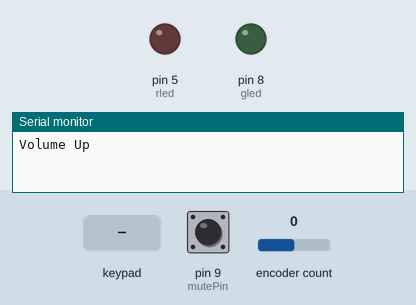
Bench run of a sketch on a simulated SparkFun Pro Micro, built with avr-gcc and run on an emulated ATmega32U4. Parts: output pins drawn as LEDs (lit = HIGH), the last lines printed to the serial monitor. The inputs (shaded band) are chosen by the test bench; at power-on: pin 9 (mutePin) HIGH, encoder count 0.

Above: at 1.2 s.
1.3 s: key 'o' pressed
At 1.42 s:
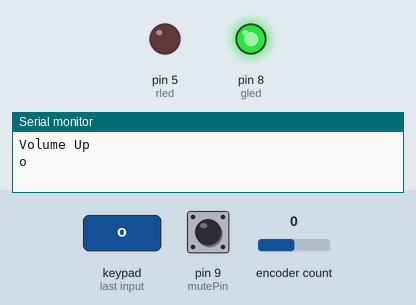
3.0 s: pin 9 (mutePin) pulled LOW for 0.15 s
At 3.14 s:
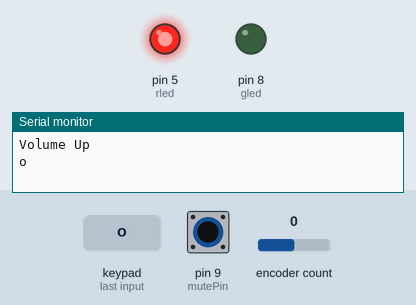
Timing chart, 0 to 6.0 s (numbered marks = the images above; inputs shaded):
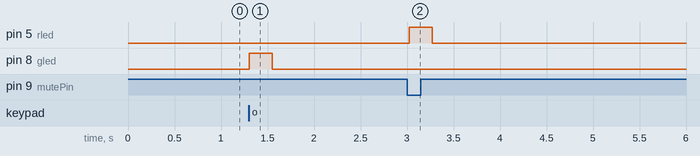

The sketch:

incomplete_v0.2.ino
```cpp
#include <HID-Project.h>
#include <Key.h>
#include <Keypad.h>
#include <Bounce2.h>
#include <Encoder.h>        //http://www.pjrc.com/teensy/td_libs_Encoder.html


/**
 *
 *
This is a compliation of code from:
FrankLumien's Micro USB Media controller (Arduino Pro Micro): https://www.thingiverse.com/thing:2967216
Alexander Brevig custom Keypad Example: https://codebender.cc/example/Keypad/CustomKeypad#CustomKeypad.ino
Media Controller by Haid

Set Board to: Arduinio Leonardo

               Pro Micro Pinout
                      ___
                  ___|   |___
                 |    ---    |
                 |* TX0  RAW*|
                 |* RX1  GND*| Ground (enc)
    Ground (but) |* GND  RST*|
                 |* GND  VCC*| VCC (enc)
                 |* 2     A3*| Keypad Column 4
                 |* 3     A2*| Keypad Column 3
                 |* 4     A1*| Keypad Column 2
          Red LED|* 5     A0*| Keypad Column 1
        Encoder A|* 6     15*| Keypad Row 4
        Encoder B|* 7     14*| Keypad Row 3
        Green LED|* 8     16*| Keypad Row 2
 Encoder SW/Mute |* 9     10*| Keypad Row 1
                  -----------

/**
 *
 */

 // Setup inputs
bool Special = false; // spacial keys check
int rled=5; // red LED pin
int gled=8; // green LED pin
 const byte ROWS = 4; // four rows
 const byte COLS = 4; // four colomns

//define the symbols on the keypad
char hexaKeys[ROWS][COLS] =
{
    {'a','e','j','o'},
    {'b','f','k','p'},
    {'c','g','l','q'},
    {'d','h','m','r'},
};

byte rowPins[ROWS] = {10, 16, 14, 15}; //connect to the row pinouts of the keypad
byte colPins[COLS] = {A0, A1, A2, A3}; //connect to the column pinouts of the keypad

//Setup Rotary Encoder
const uint8_t encA = 6;       // CLK on encoder
const uint8_t encB = 7;       // DT on encoder
const uint8_t mutePin = 9;   // SW on encoder

long oldPosition  = -999;
bool muteState = false;      // Remember what state was the button last time

Encoder myEnc(encB, encA);

// Instantiate a Bounce object
Bounce muteButton = Bounce();
Bounce previousButton = Bounce();
Bounce volumeControl = Bounce();
// Debounce time in milliseconds
const unsigned long intervalMs = 20;

//initialize an instance of class NewKeypad
Keypad customKeypad = Keypad( makeKeymap(hexaKeys), rowPins, colPins, ROWS, COLS);


void setup() {
  // put your setup code here, to run once:
  Serial.begin(9600);

    // Setup the Bounce instance :
  pinMode(mutePin, INPUT_PULLUP);
 muteButton.attach(mutePin);
 muteButton.interval(intervalMs);


  // set the digital pin as output:
  pinMode(rled, OUTPUT);
  pinMode(gled, OUTPUT);
}

//----------------------------------------------------------------
void loop() {
  // put your main code here, to run repeatedly:
  checkVolumeControl();
  checkMuteButton();
  checkKeypad();
}

//----------------------------------------------------------------
void checkMuteButton() {
    muteButton.update();
  const byte buttonState = muteButton.read();
  if (buttonState == LOW && muteButton.fallingEdge()) {
      Consumer.write(MEDIA_VOLUME_MUTE);
      redBlink();
    if (!muteState) {
      muteState = true;
                    } else {
      muteState = false;
                }
  }
}
//----------------------------------------------------------------
void checkVolumeControl() {
  const long newPosition = myEnc.read();
  if (newPosition != oldPosition) {
    if (newPosition > oldPosition) {

     Consumer.write(MEDIA_VOLUME_UP);
     Serial.print("Volume Up");
         } else {
      Serial.print("Volume down");
      Consumer.write(MEDIA_VOLUME_DOWN);
          }
    oldPosition = newPosition;
    muteState = false;
    Serial.println();
  }
}
void greenBlink(){
  digitalWrite(gled, HIGH);   // turn the LED on (HIGH is the voltage level)
  delay(250);               // wait for 1/2 second
  digitalWrite(gled, LOW);    // turn the LED off by making the voltage LOW
  delay(50);
  }

void redBlink(){
  digitalWrite(rled, HIGH);   // turn the LED on (HIGH is the voltage level)
  delay(250);               // wait for 1/2 second
  digitalWrite(rled, LOW);    // turn the LED off by making the voltage LOW
  delay(50);
  }
//----------------------------------------------------------------
void checkKeypad() {

char customKey = customKeypad.getKey();
  if (customKey){
    if (customKey == 'a'){
          Serial.print("Previous");
          Consumer.write(MEDIA_PREVIOUS);
    }
    else if(customKey == 'e'){
          Serial.print("PlayPause");
          Consumer.write(MEDIA_PLAY_PAUSE);
    }
    else if(customKey == 'j'){
          Serial.print("Next");
          Consumer.write(MEDIA_NEXT);

    }
    else{
           Serial.write(customKey);
           Keyboard.press(KEY_LEFT_ALT);
           Keyboard.press(KEY_RIGHT_CTRL);
           Keyboard.write( customKey );
           Keyboard.release(KEY_LEFT_ALT);
           Keyboard.release(KEY_RIGHT_CTRL);
        greenBlink();

  }
}
}
```

Measured:
- after the input at 1.3 s, pin 8 (gled): LOW → HIGH at once, → LOW 0.25 s later
- after the input at 3.0 s, pin 5 (rled): LOW → HIGH at once, → LOW 0.25 s later
